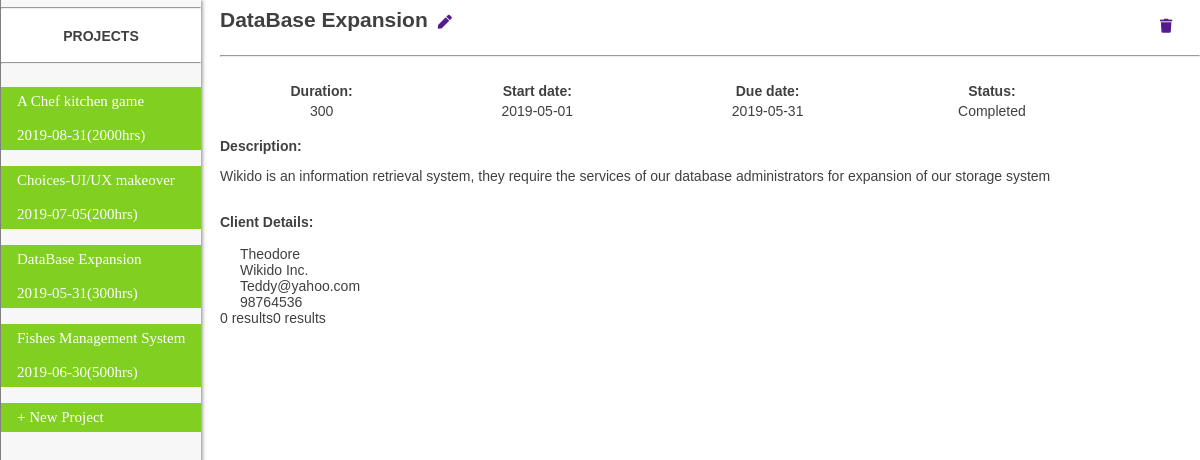
/projectshow.php?name=DataBase Expansion, run on the app's committed database.
### tables this page shows
CREATE TABLE `project_info` (
  `name` varchar(50) NOT NULL,
  `client_name` varchar(50) NOT NULL,
  `org_name` varchar(50) NOT NULL,
  `mail` varchar(50) NOT NULL,
  `contact` varchar(50) NOT NULL,
  `status` varchar(10) NOT NULL,
  `start` date NOT NULL,
  `end` date NOT NULL,
  `est_hours` int(11) NOT NULL,
  `description` text NOT NULL
);

### projectshow.php (the view, shortened to what this page needs)
<!DOCTYPE html>
<html>
<head>
  <link rel="stylesheet" href="https://use.fontawesome.com/releases/v5.7.0/css/all.css">
  <link rel="stylesheet" type="text/css" href="projectdesign.css">
</head>
<body>
<div class="sidebar">
 <div style="background-color: #ffffff;"><hr><h4><center>PROJECTS</center> </h4><hr></div><br>
<?php
$conn = new mysqli("localhost","root","","timesheet");
$sql = "SELECT name,end,est_hours FROM project_info";
$result = $conn->query($sql);
if ($result->num_rows > 0) {
    while($row = $result->fetch_assoc()) {
    	$name=$row["name"];
    	$end=$row["end"];
    	$est=$row["est_hours"];
      echo " <button type=\"button\" id='".$name."' onClick=\"edit_click(this.id)\">".$name."<br><br>".$end."(".$est."hrs)</button><br>";
    }
}
?>
<button id="myBtn">+ New Project</button>
</div>
<div id="content" >
<?php
$conn = new mysqli("localhost","root","","timesheet");
$sql = "SELECT name FROM project_info LIMIT 1";
$result = $conn->query($sql);
$row = $result->fetch_assoc();
isset($_GET['name'])?$i=$_GET['name']:$i=$row["name"];
echo "<h2 style='display:inline; margin-top:15px;'>$i</h2><a href='' style='display:inline;'><i class=\"fas fa-pen\"></i></a><a href='' style='display:inline; float:right; width:30px;height30px;'><i class=\"fas fa-trash\"></i></a><br><br><hr><br>";
$sql = "SELECT * FROM project_info WHERE name='$i'";
$result = $conn->query($sql);
if ($result->num_rows > 0) {
    while($row = $result->fetch_assoc()) {
    	$end=$row["end"];
    	$est=$row["est_hours"];
        $client_name=$row["client_name"];
        $org_name=$row["org_name"];
        $mail=$row["mail"];
        $contact=$row["contact"];
        $status=$row["status"];
        $start=$row["start"];
        $description=$row["description"];
       echo "<table><tr><th>Duration:</th><th>Start date:</th><th>Due date:</th><th>Status:</th></tr><tr><td>$est</td><td>$start</td><td>$end</td><td>$status</td></tr></table>";
       echo "<br><div><b>Description:</b><p>$description</p></div><br>";
       echo "<b>Client Details:</b>";
       echo "<div id='cusdeet'><br>$client_name<br>$org_name<br>$mail<br>$contact</div>";
    }
} else {
    echo "0 results";
}
$sql = "SELECT task,estimated FROM assignment WHERE project_name='$i'";
$result = $conn->query($sql);
if ($result->num_rows > 0) {
      echo "<br><br><div><b>Estimation Details:</b><br><div>";
       $sum=0;
      while($row = $result->fetch_assoc()) {
        $task=$row["task"];
        $estimated=$row["estimated"];
       $sum+=$estimated;
       echo "<button class='estim'>$task($estimated hrs)</button>";
      }
      echo "</div><br><p style='color:grey; margin-left:20px; margin-top:0px'>Detailed Estimation Total:".$sum." hrs</p>";
      echo "</div><br>";
} else {
    echo "0 results";
}
$sql = "SELECT emp_name,estimated FROM assignment WHERE project_name='$i'";
$result = $conn->query($sql);
if ($result->num_rows > 0) {
      echo "<div>";
       $sum=0;
      while($row = $result->fetch_assoc()) {
        $emp_name=$row["emp_name"];
        $estimated=$row["estimated"];
       $sum+=$estimated;
       echo "<button class='estim'>$emp_name($estimated hrs)</button>";
      }
      echo "</div><br><p style='color: grey; margin-left:20px; margin-top:0px'>People Estimation Total:".$sum." hrs</p>";
} else {
    echo "0 results";
}
?>
</div>
</body>
</html>

### projectdesign.css (style rules this page uses)
.sidebar { height: 100%; width: 200px; position: fixed; z-index: 1; top: 0; left: 0px; background-color: #f7f7f7; overflow-x: hidden; margin-top: 0px; border-left: 1px solid grey; box-shadow: 1px 0px 4px rgba(0, 0, 0, .5); }
button { padding: 6px 8px 6px 16px; font-size: 15px; font-family:times new roman; display: block; border: none; border-bottom: #00cc00; color:#ffffff; outline: none; background:#81CF20; width:100%; text-align: left; cursor: pointer; }
table { border: none; width:90%; }
tr { text-align: center; }
#content { padding-left: 20px; padding-right: 20px; border:none; margin-left:192px; margin-top:0px; margin-bottom:-10px; height:595px; width:980px; }
#cusdeet { margin-left: 20px; border: 1px; }
a { margin:10px; text-decoration: none; }

### projectshow.php (style rules this page uses)
body { font-family: Arial, Helvetica, sans-serif; font-size: 14px; color:#404040; overflow-x:hidden; }

### data on the page
project_info: name "A Chef kitchen game", end "2019-08-31", est_hours "2000"
project_info: name "Choices-UI/UX makeover", end "2019-07-05", est_hours "200"
project_info: name "DataBase Expansion", end "2019-05-31", est_hours "300", start "2019-05-01", status "Completed", description "Wikido is an information retrieval system, they require the services of our database administrators for expansion of our storage system", client_name "Theodore", org_name "Wikido Inc.", mail "Teddy@yahoo.com", contact "98764536"
project_info: name "Fishes Management System", end "2019-06-30", est_hours "500"

### other printed values
$i "DataBase Expansion"
